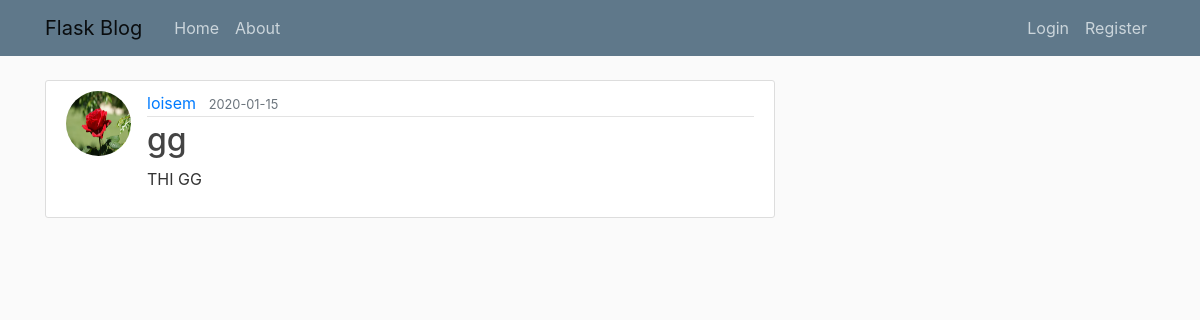
Page /home on the earlier database version.
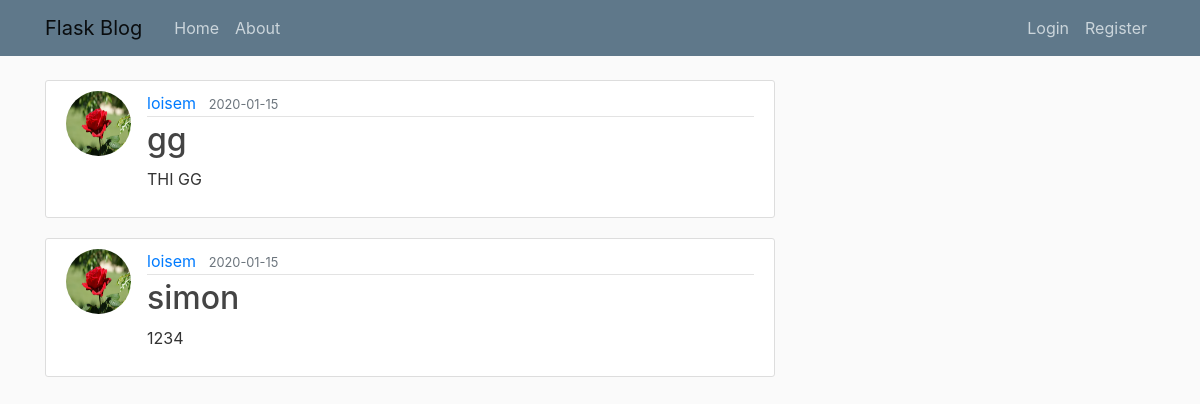
Same page on the later database version.
### flaskblog/models.py (models this page shows, shortened)
class Post(db.Model):
    id = db.Column(db.Integer, primary_key=True)
    title = db.Column(db.String(100), nullable=False)
    date_posted = db.Column(db.DateTime, nullable=False, default=datetime.utcnow)
    content = db.Column(db.Text, nullable=False)
    user_id = db.Column(db.Integer, db.ForeignKey('user.id'), nullable=False)

class User(db.Model, UserMixin):
    id = db.Column(db.Integer, primary_key=True)
    username = db.Column(db.String(20), unique=True, nullable=False)
    email = db.Column(db.String(120), unique=True, nullable=False)
    image_file = db.Column(db.String(20), nullable=False, default='default.jpg')
    password = db.Column(db.String(60), nullable=False)
    posts = db.relationship('Post', backref='author', lazy=True)

### flaskblog/routes.py (the view)
@app.route("/")
@app.route("/home")
def home():
    posts = Post.query.all()
    return render_template('home.html', posts=posts)

### flaskblog/templates/home.html
{% extends "layout.html" %}
{% block content %}
    {% for post in posts %}
    <article class="media content-section">
      <img class="rounded-circle article-img" src="{{ url_for('static', filename='profile_pics/' + post.author.image_file) }}">
            <div class="media-body">
              <div class="article-metadata">
                <a class="mr-2" href="#">{{ post.author.username }}</a>
                <small class="text-muted">{{ post.date_posted.strftime('%Y-%m-%d') }}</small>
              </div>
              <h2><a class="article-title" href="{{ url_for('post', post_id=post.id) }}">{{ post.title }}</a></h2>
              <p class="article-content">{{ post.content }}</p>
            </div>
          </article>
     {% endfor %}
{% endblock content %}

### flaskblog/templates/layout.html (shortened to what this page needs)
<!DOCTYPE html>
<html lang="en">
<head>
    <link rel="stylesheet" href="https://stackpath.bootstrapcdn.com/bootstrap/4.3.1/css/bootstrap.min.css">
    <link rel="stylesheet" type="text/css" href="{{ url_for('static', filename='main.css', v=0.01) }}">
</head>
<body>
        <header class="site-header">
                <nav class="navbar navbar-expand-md navbar-light bg-steel fixed-top">
                  <div class="container">
                    <a class="navbar-brand mr-4" href="/">Flask Blog</a>
                    <div class="collapse navbar-collapse" id="navbarToggle">
                      <div class="navbar-nav mr-auto">
                        <a class="nav-item nav-link" href="{{ url_for('home') }}">Home</a>
                        <a class="nav-item nav-link" href="{{ url_for('about') }}">About</a>
                      </div>
                      <div class="navbar-nav">
                        {% if current_user.is_authenticated%}
                          <a class="nav-item nav-link" href="{{ url_for('new_post') }}">New Post</a>
                          <a class="nav-item nav-link" href="{{ url_for('account') }}">Account</a>
                          <a class="nav-item nav-link" href="{{ url_for('logout') }}">Logout</a>
                        {% else %}
                          <a class="nav-item nav-link" href="{{ url_for('login') }}">Login</a>
                          <a class="nav-item nav-link" href="{{ url_for('register') }}">Register</a>
                        {% endif %}
                        </div>
                    </div>
                  </div>
                </nav>
              </header>
              <main role="main" class="container">
                    <div class="row">
                      <div class="col-md-8">
                        {% block content %}{% endblock %}
                      </div>
                    </div>
                  </main>
  </body>
</body>
</html>

### flaskblog/static/main.css (style rules this page uses)
body { background: #fafafa; color: #333333; margin-top: 5rem; }
h1, h2, h3, h4, h5, h6 { color: #444444; }
.bg-steel { background-color: #5f788a; }
.site-header .navbar-nav .nav-link { color: #cbd5db; }
.content-section { background: #ffffff; padding: 10px 20px; border: 1px solid #dddddd; border-radius: 3px; margin-bottom: 20px; }
.article-title { color: #444444; }
.article-content { white-space: pre-line; }
.article-img { height: 65px; width: 65px; margin-right: 16px; }
.article-metadata { padding-bottom: 1px; margin-bottom: 4px; border-bottom: 1px solid #e3e3e3 }

Differences in the rows shown:
added Post: image_file (placeholder picture), author.username "loisem", date_posted "2020-01-15", title "simon", content "1234"
